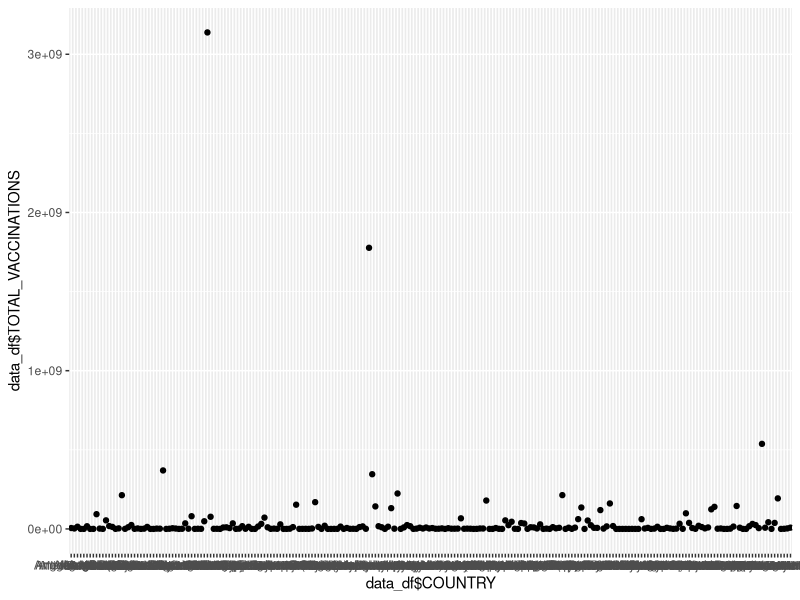
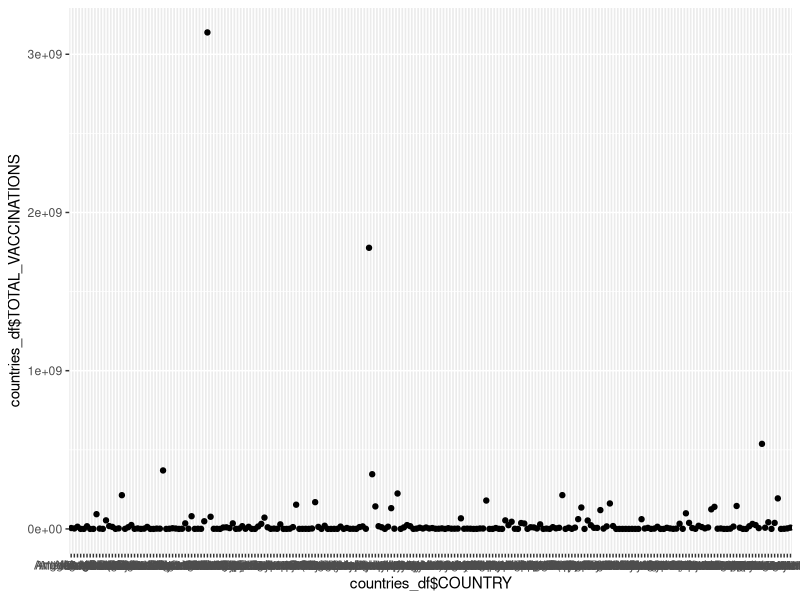

The R source for these figures, in order:
################################################################################
### Load data
################################################################################
# load the ggplot2 library for plotting
library(ggplot2)
library(plyr)

# turn off factors
options(stringsAsFactors = FALSE)

data_df <- read.csv(file = "./vaccination-data.csv", sep=",", quote="\"",
                     header = T, stringsAsFactors = F)
colnames(data_df)
# [1] "COUNTRY"                              "ISO3"                                
# [3] "WHO_REGION"                           "DATA_SOURCE"                         
# [5] "DATE_UPDATED"                         "TOTAL_VACCINATIONS"                  
# [7] "PERSONS_VACCINATED_1PLUS_DOSE"        "TOTAL_VACCINATIONS_PER100"           
# [9] "PERSONS_VACCINATED_1PLUS_DOSE_PER100" "PERSONS_FULLY_VACCINATED"            
# [11] "PERSONS_FULLY_VACCINATED_PER100"      "VACCINES_USED"                       
# [13] "FIRST_VACCINE_DATE"                   "NUMBER_VACCINES_TYPES_USED" 

class(data_df)
"data.frame"

head(data_df)[1:3,1:6]
# COUNTRY ISO3 WHO_REGION DATA_SOURCE DATE_UPDATED TOTAL_VACCINATIONS
# 1 Afghanistan  AFG       EMRO   REPORTING   2022-03-06            5597130
# 2     Albania  ALB       EURO   REPORTING   2022-02-20            2707658
# 3     Algeria  DZA       AFRO   REPORTING   2022-03-09           13704895

# str(data_df)

data_df$COUNTRY

# Unuseful
qplot(x = data_df$COUNTRY,
      y = data_df$TOTAL_VACCINATIONS)

data_afro = data_df[data_df$WHO_REGION == "AFRO", ]
data_amro = data_df[data_df$WHO_REGION == 'AMRO', ]
data_emro = data_df[data_df$WHO_REGION == 'EMRO', ]
data_euro = data_df[data_df$WHO_REGION == 'EURO', ]
data_other = data_df[data_df$WHO_REGION == 'OTHER', ]
data_searo = data_df[data_df$WHO_REGION == 'SEARO', ]
data_wpro = data_df[data_df$WHO_REGION == 'WPRO', ]

by(data_df, seq_len(nrow(data_df)), function(row) row$COUNTRY <- substr(row$COUNTRY, 1, 3))
countries_df = ddply(data_df, .(COUNTRY, TOTAL_VACCINATIONS, WHO_REGION), function(row) row$COUNTRY = substr(row$COUNTRY, 1, 3))
head(countries_df)
qplot(x = countries_df$COUNTRY,
      y = countries_df$TOTAL_VACCINATIONS)

continents = c("AFRO", "AMRO", "EMRO", "EURO", "OTHER", "SEARO", "WPRO")
for (continent in continents) {
  new_df = countries_df[countries_df$WHO_REGION == continent, ]
  qplot(x = new_df$V1,
        y = new_df$TOTAL_VACCINATIONS,
        main = paste("Vaccinations per country of ", continent),
        xlab = "Countries",
        ylab = "Vaccines")
}
